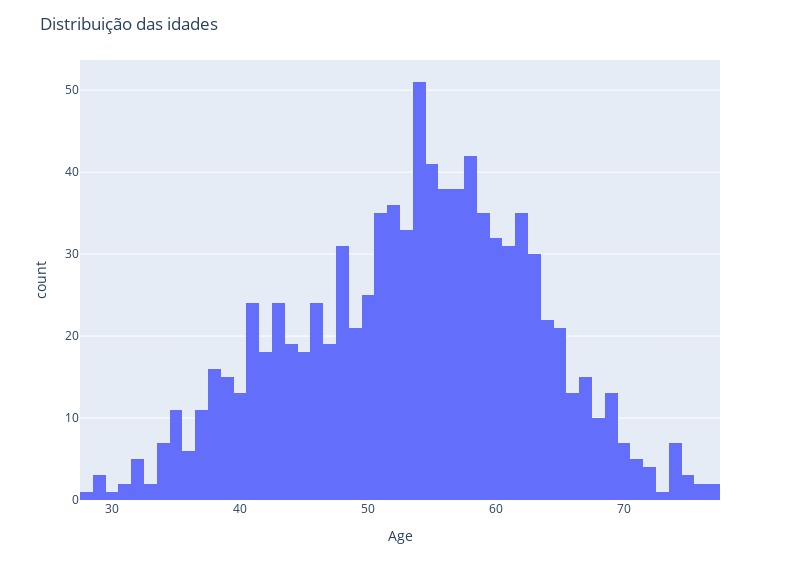

Notebook source saved alongside this figure:
### Code cell
hist1 = px.histogram (dados, x = "Age", nbins=60)
hist1.update_layout(width=800,height=580,title_text="Distribuição das idades") 
hist1.show()

### Figure 1 — Plotly figure (JSON) as saved in the notebook; plotly's stock layout.template omitted (floating-point values rounded to 4 significant figures; data arrays with more than 128 entries replaced by an {"elided": "..."} marker saying what was removed)
{"data": [{"bingroup": "x", "hovertemplate": "Age=%{x}<br>count=%{y}<extra></extra>", "legendgroup": "", "marker": {"color": "#636efa", "pattern": {"shape": ""}}, "name": "", "nbinsx": 60, "orientation": "v", "showlegend": false, "type": "histogram", "x": {"elided": "918 int values"}, "xaxis": "x", "yaxis": "y"}], "layout": {"barmode": "relative", "height": 580, "legend": {"tracegroupgap": 0}, "margin": {"t": 60}, "title": {"text": "Distribuição das idades"}, "width": 800, "xaxis": {"anchor": "y", "domain": [0, 1], "title": {"text": "Age"}}, "yaxis": {"anchor": "x", "domain": [0, 1], "title": {"text": "count"}}}}
